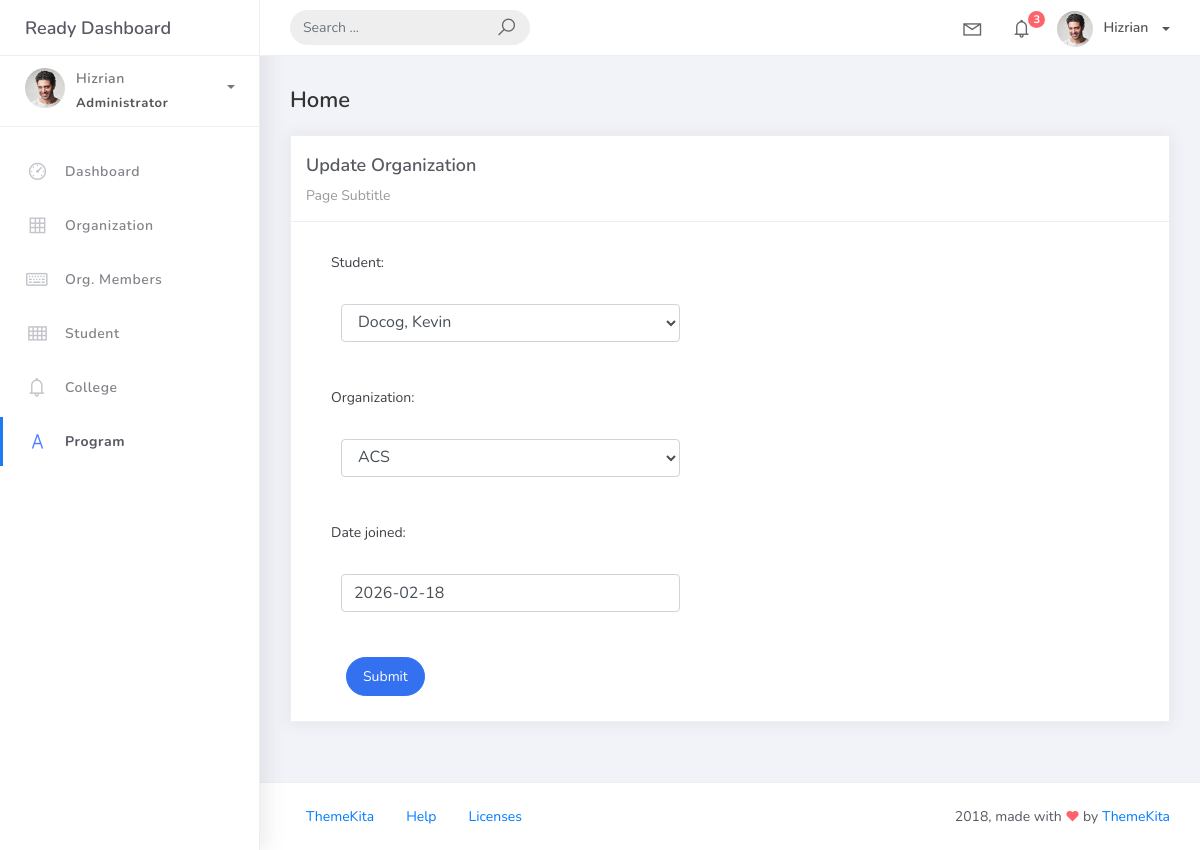
Screenshot of /orgmember_list/1/ with the database file from the repository.
### studentorg/models.py (models this page shows, shortened)
class BaseModel(models.Model):
    created_at = models.DateTimeField(auto_now_add=True, db_index=True)
    updated_at = models.DateTimeField(auto_now=True)
    class Meta:
        abstract = True

class OrgMember(BaseModel):
    student = models.ForeignKey(Student, on_delete=models.CASCADE)
    organization = models.ForeignKey(Organization, on_delete=models.CASCADE)
    date_joined = models.DateField()

### studentorg/views.py (the view)
# urls.py: path('orgmember_list/<int:pk>/', OrgMemberUpdateView.as_view(), name='orgmember-update'),
class OrgMemberUpdateView(UpdateView):
    model = OrgMember
    form_class = OrgMemberForm
    template_name = 'orgmember_form.html'
    success_url = reverse_lazy('orgmember-list')

### studentorg/forms.py
class OrgMemberForm(ModelForm):
    class Meta:
        model = OrgMember
        fields = "__all__"

### studentorg/models.py (called while the page is built)
    def __str__(self):
        return self.name

    def __str__(self):
        return f"{self.lastname}, {self.firstname}"

### templates/orgmember_form.html (shortened to what this page needs)
{% extends 'base.html' %} {% load static %} {% block content %}
<div class="content">
    <div class="container-fluid">
        <h4 class="page-title">Home</h4>
        <div class="row">
            <div class="col-md-12">
                <div class="card">
                    <div class="card-header">
                        <div class="card-title">
                            {% if object %}
                                Update Organization
                            {% else %}
                                Add New Organization
                            {% endif %}
                        </div>
                        <div class="card-category">Page Subtitle</div>
                    </div>
                    <div class="col-md-6">
                        <div class="card-body">
                            <form action="" method="post" novalidate>
                                {% include 'includes/form.html' %}
                                <div class="form-group">
                                    <div class="col-md-12 col-sm-3">
                                        <button type="submit" class="btn btn-primary btn-rounded">
                                            Submit
                                        </button>
                                    </div>
                                </div>
                            </form>
                        </div>
                    </div>
                </div>
            </div>
        </div>
    </div>
</div>
{% endblock %}

### templates/includes/form.html (shortened to what this page needs)
{% load widget_tweaks %}
{% for field in form %}
<div class="field item form-group">
    <label>{{ field.label_tag }}</label>
    <div class="form-group">
        {% render_field field class="form-control" %}
    </div>
</div>
{% endfor %}

### rows the page displays
OrgMember: student "Docog, Kevin" "ACS" "2026-02-18"

### other values shown
{{ field.label_tag }} "Student:" "Organization:" "Date joined:"
